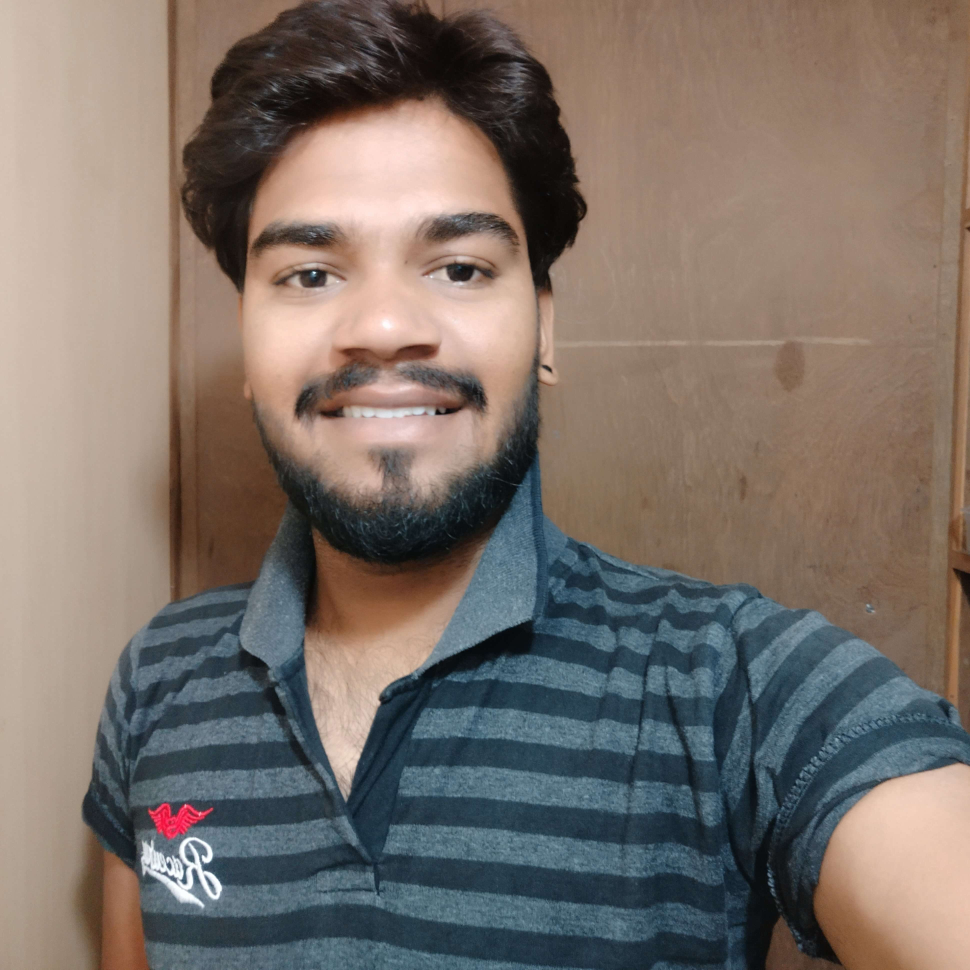
#> input picture harish.jpg, 3880 x 3880 px (shown at 1/4 size)
$ python RGB_to_GrayScaleImage.py
#> lines starting #> are read from the running program, lines starting #| are printed output that depends on the picture
import cv2
#method 1
#img = cv2.imread("harish.jpg",0)
img = cv2.imread("harish.jpg")
#> img is the input picture: shape (3880, 3880, 3); mean B, G, R 105.1, 112.5, 123.4
image = cv2.resize(img,(600,600))
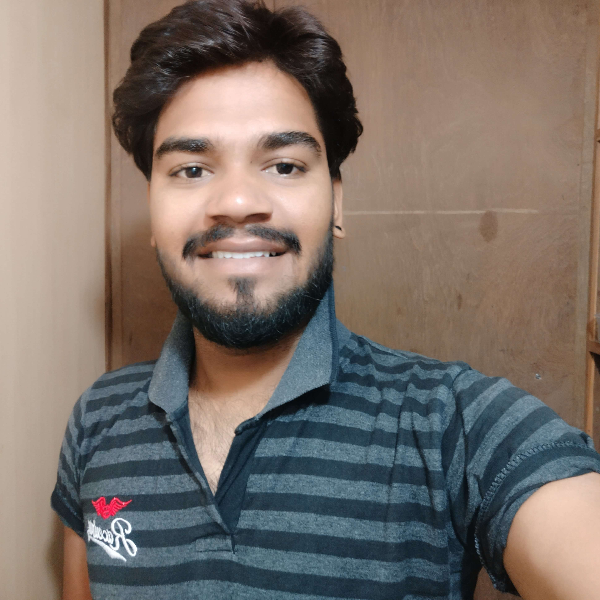
#> image: shape (600, 600, 3); mean B, G, R 105, 112.4, 123.4

cv2.imshow("Output",image)
print("Gray Image info",image.shape)
#| Gray Image info (600, 600, 3)
#method 2
gray = cv2.cvtColor(image,cv2.COLOR_BGR2GRAY)
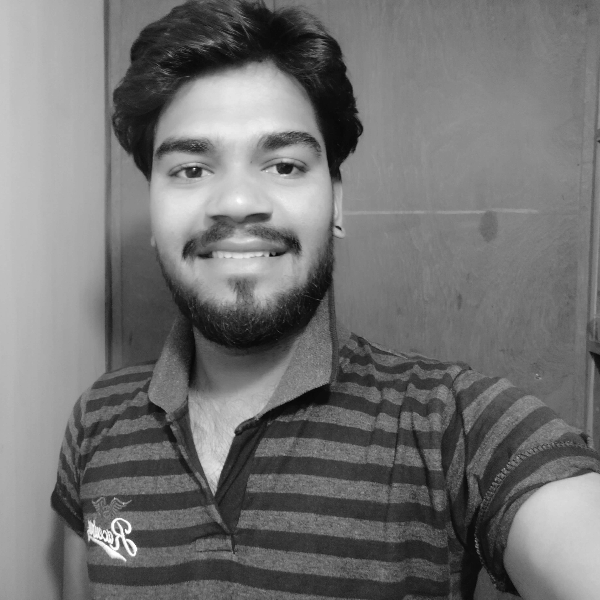
#> gray: shape (600, 600); min 8, max 255, mean 114.9
cv2.imshow("Gray image",gray)
print("Gray Image info",gray.shape)
#| Gray Image info (600, 600)

cv2.waitKey(0)
cv2.destroyAllWindows()
